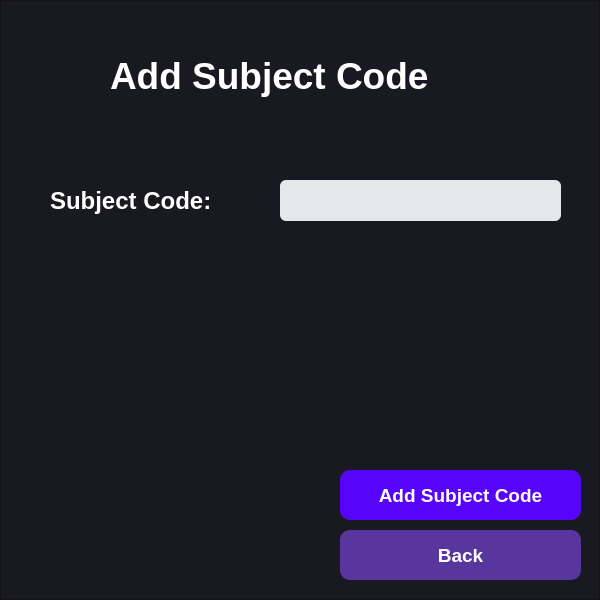
<?xml version="1.0" encoding="UTF-8"?>
<ui version="4.0">
 <class>MainWindow</class>
 <widget class="QMainWindow" name="MainWindow">
  <property name="geometry">
   <rect>
    <x>0</x>
    <y>0</y>
    <width>600</width>
    <height>600</height>
   </rect>
  </property>
  <property name="windowTitle">
   <string>MainWindow</string>
  </property>
  <widget class="QWidget" name="centralwidget">
   <widget class="QFrame" name="frame">
    <property name="geometry">
     <rect>
      <x>0</x>
      <y>0</y>
      <width>600</width>
      <height>600</height>
     </rect>
    </property>
    <property name="styleSheet">
     <string notr="true">background-color: #191921;</string>
    </property>
    <property name="frameShape">
     <enum>QFrame::StyledPanel</enum>
    </property>
    <property name="frameShadow">
     <enum>QFrame::Raised</enum>
    </property>
    <widget class="QPushButton" name="saveSectionBtn">
     <property name="geometry">
      <rect>
       <x>340</x>
       <y>470</y>
       <width>241</width>
       <height>50</height>
      </rect>
     </property>
     <property name="font">
      <font>
       <family>Segoe UI</family>
       <pointsize>14</pointsize>
       <weight>75</weight>
       <bold>true</bold>
      </font>
     </property>
     <property name="cursor">
      <cursorShape>PointingHandCursor</cursorShape>
     </property>
     <property name="styleSheet">
      <string notr="true">QPushButton{
	color: white;
	background-color: 	#5604FA;
	border-radius: 10px;
}

QPushButton#saveSectionBtn:hover {
    background-color: #480DBF;
}</string>
     </property>
     <property name="text">
      <string>Add Subject Code</string>
     </property>
    </widget>
    <widget class="QPushButton" name="backBtn">
     <property name="geometry">
      <rect>
       <x>340</x>
       <y>530</y>
       <width>241</width>
       <height>50</height>
      </rect>
     </property>
     <property name="font">
      <font>
       <family>Segoe UI</family>
       <pointsize>14</pointsize>
       <weight>75</weight>
       <bold>true</bold>
      </font>
     </property>
     <property name="cursor">
      <cursorShape>PointingHandCursor</cursorShape>
     </property>
     <property name="styleSheet">
      <string notr="true">QPushButton{
	color: white;
	background-color: 	#58369D;
	border-radius: 10px;
}

QPushButton#backBtn:hover {
    background-color: #40217F;
}</string>
     </property>
     <property name="text">
      <string>Back</string>
     </property>
    </widget>
    <widget class="QLineEdit" name="lineText_2">
     <property name="geometry">
      <rect>
       <x>280</x>
       <y>180</y>
       <width>281</width>
       <height>41</height>
      </rect>
     </property>
     <property name="font">
      <font>
       <family>Segoe UI</family>
       <pointsize>12</pointsize>
      </font>
     </property>
     <property name="styleSheet">
      <string notr="true">QLineEdit {
	background-color: #e5e7eb;
    border-radius: 6px;
    padding: 6px;
}</string>
     </property>
    </widget>
    <widget class="QLabel" name="label_4">
     <property name="geometry">
      <rect>
       <x>50</x>
       <y>180</y>
       <width>211</width>
       <height>41</height>
      </rect>
     </property>
     <property name="font">
      <font>
       <family>Segoe UI</family>
       <pointsize>18</pointsize>
       <weight>75</weight>
       <bold>true</bold>
      </font>
     </property>
     <property name="styleSheet">
      <string notr="true">color: white;
</string>
     </property>
     <property name="text">
      <string>Subject Code:</string>
     </property>
    </widget>
    <widget class="QLabel" name="label_3">
     <property name="geometry">
      <rect>
       <x>110</x>
       <y>40</y>
       <width>391</width>
       <height>71</height>
      </rect>
     </property>
     <property name="font">
      <font>
       <family>Segoe UI</family>
       <pointsize>28</pointsize>
       <weight>75</weight>
       <bold>true</bold>
      </font>
     </property>
     <property name="styleSheet">
      <string notr="true">color: white;
</string>
     </property>
     <property name="text">
      <string>Add Subject Code</string>
     </property>
    </widget>
   </widget>
  </widget>
 </widget>
 <resources/>
 <connections/>
</ui>
